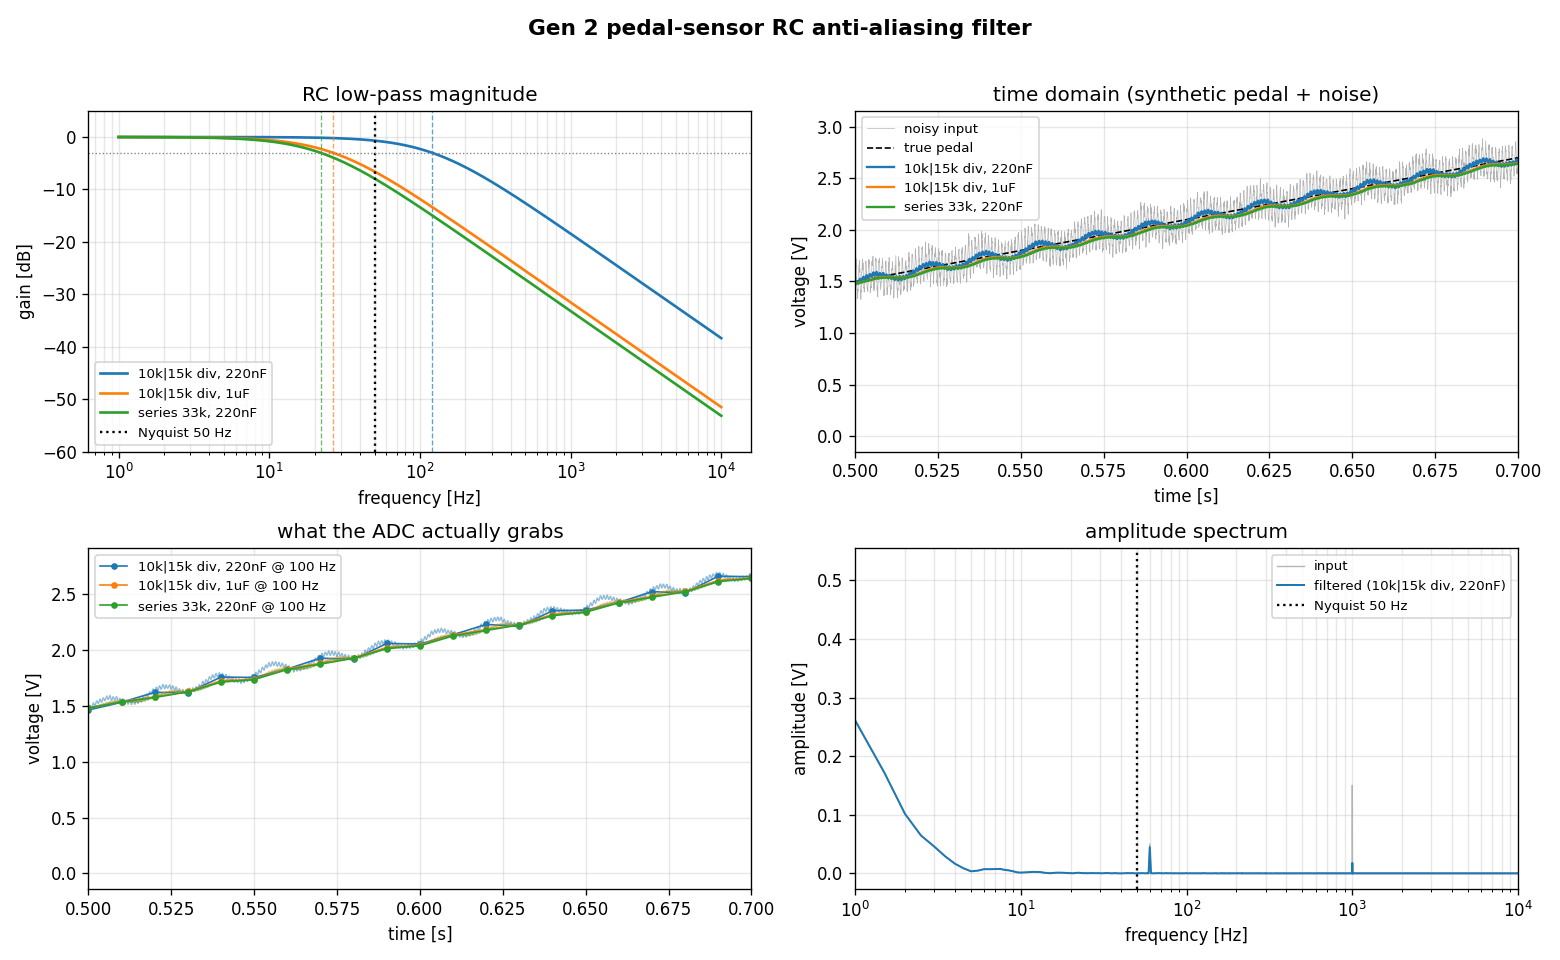

Reproduce this figure in Python.
#!/usr/bin/env python3
"""
RC anti-aliasing filter simulator for the Gen 2 pedal sensor chain.

Models the first-order RC low-pass that sits between the sensor voltage
divider and the STM32 ADC, sampled at 100 Hz. Shows, for one or more
R/C variants:

  1. Bode magnitude  -> where the corner (fc) sits vs. the 50 Hz Nyquist line
  2. Time domain     -> noisy analog input vs. filtered output
  3. ADC view        -> what the converter actually grabs at 100 Hz
  4. Spectrum        -> input vs. filtered FFT, i.e. how much noise is killed

Swap the synthetic input for logged bench data with --csv (see CSV MODE).

Deps: numpy, scipy, matplotlib   (python3 rc_filter_sim.py)

Note on the model: this treats R as the Thevenin resistance the cap sees.
For a divider that is R_top || R_bottom (e.g. 10k||15k = 6k). For a divider
followed by a dedicated series R into the ADC pin, use that series R instead.
"""

import argparse
import os
import sys
import tempfile

# Use a writable matplotlib cache dir (the default ~/.matplotlib may be locked),
# in the system temp dir so we don't drop a cache folder into the repo.
os.environ.setdefault("MPLCONFIGDIR", os.path.join(tempfile.gettempdir(), "mpl-cache-fsae"))

import numpy as np
import matplotlib

# Use the non-interactive backend when we're only saving a PNG (also avoids GUI
# crashes in headless / sandboxed runs). With a window the OS default is kept.
if "--no-show" in sys.argv:
    matplotlib.use("Agg")

import matplotlib.pyplot as plt
from scipy import signal


# ----------------------------------------------------------------------------
# CONFIG -- edit these to explore your design
# ----------------------------------------------------------------------------

# Filter variants to compare. Each is (label, R_ohms, C_farads).
# R = Thevenin resistance the cap sees (divider R_top || R_bottom, or a series R).
VARIANTS = [
    ("10k|15k div, 220nF", 6e3, 220e-9),   # fc ~ 121 Hz  -> above Nyquist, under-filters
    ("10k|15k div, 1uF",   6e3, 1e-6),      # fc ~  27 Hz  -> good default
    ("series 33k, 220nF",  33e3, 220e-9),   # fc ~  22 Hz  -> small/better cap route
]

FS_ADC = 100.0        # ADC sample rate [Hz] -> Nyquist = FS_ADC / 2
FS_SIM = 20_000.0     # high "analog" sim rate to represent the continuous input [Hz]
T_END = 2.0           # sim duration [s]

# Synthetic pedal input + injected noise (ignored in CSV mode).
PEDAL_REST_V = 1.5         # resting output [V]
PEDAL_TRAVEL_V = 1.2       # added at full press [V]
PRESS_START_S = 0.5        # when the press begins [s]
PRESS_DUR_S = 0.20         # how long the press ramp takes [s]
EMI_HZ, EMI_V = 1000.0, 0.15   # inverter / switching pickup
MAINS_HZ, MAINS_V = 60.0, 0.05  # low-freq pickup
WHITE_V = 0.03                  # broadband noise (1-sigma) [V]

ZOOM = (0.50, 0.70)   # x-limits [s] for the time-domain plots
SEED = 0              # RNG seed for repeatable noise
SAVE_PATH = os.path.join(os.path.dirname(__file__), "rc_filter_sim.png")


# ----------------------------------------------------------------------------
# Core helpers
# ----------------------------------------------------------------------------

def lowpass(r, c):
    """First-order RC low-pass H(s) = 1 / (1 + sRC)."""
    return signal.TransferFunction([1.0], [r * c, 1.0])


def fc_of(r, c):
    return 1.0 / (2.0 * np.pi * r * c)


def make_input(t):
    """Synthetic pedal press + injected noise."""
    rng = np.random.default_rng(SEED)
    ramp = np.clip((t - PRESS_START_S) / PRESS_DUR_S, 0.0, 1.0)
    pedal = PEDAL_REST_V + PEDAL_TRAVEL_V * ramp
    noise = (
        EMI_V * np.sin(2 * np.pi * EMI_HZ * t)
        + MAINS_V * np.sin(2 * np.pi * MAINS_HZ * t)
        + WHITE_V * rng.standard_normal(t.size)
    )
    return pedal, pedal + noise


def half_spectrum(x, fs):
    """Single-sided amplitude spectrum."""
    n = x.size
    win = np.hanning(n)
    X = np.fft.rfft((x - x.mean()) * win)
    f = np.fft.rfftfreq(n, 1.0 / fs)
    amp = (2.0 / np.sum(win)) * np.abs(X)
    return f, amp


def load_csv(path):
    """CSV MODE: expects columns time_s,voltage (header optional)."""
    data = np.genfromtxt(path, delimiter=",", names=True)
    cols = data.dtype.names
    t = data[cols[0]].astype(float)
    v = data[cols[1]].astype(float)
    fs = 1.0 / np.median(np.diff(t))
    return t, v, fs


# ----------------------------------------------------------------------------
# Plotting
# ----------------------------------------------------------------------------

def main():
    ap = argparse.ArgumentParser(description=__doc__,
                                 formatter_class=argparse.RawDescriptionHelpFormatter)
    ap.add_argument("--csv", help="log file with columns time_s,voltage to filter instead of synthetic input")
    ap.add_argument("--no-show", action="store_true", help="save PNG only, don't open a window")
    args = ap.parse_args()

    nyq = FS_ADC / 2.0

    if args.csv:
        t, vin, fs_sim = load_csv(args.csv)
        clean = None
        title_src = os.path.basename(args.csv)
    else:
        fs_sim = FS_SIM
        t = np.arange(0.0, T_END, 1.0 / fs_sim)
        clean, vin = make_input(t)
        title_src = "synthetic pedal + noise"

    print(f"{'variant':24s} {'R':>8s} {'C':>8s} {'fc':>9s}")
    for label, r, c in VARIANTS:
        print(f"{label:24s} {r/1e3:6.1f}k {c*1e9:6.0f}n {fc_of(r, c):7.1f} Hz")
    print(f"\nADC fs = {FS_ADC:.0f} Hz  ->  Nyquist = {nyq:.0f} Hz")

    fig, ax = plt.subplots(2, 2, figsize=(13, 8))
    ax_bode, ax_time, ax_adc, ax_fft = ax[0, 0], ax[0, 1], ax[1, 0], ax[1, 1]

    # 1) Bode magnitude for every variant.
    w = 2 * np.pi * np.logspace(0, 4, 3000)
    for label, r, c in VARIANTS:
        _, mag, _ = signal.bode(lowpass(r, c), w=w)
        line, = ax_bode.semilogx(w / (2 * np.pi), mag, lw=1.6, label=label)
        ax_bode.axvline(fc_of(r, c), color=line.get_color(), ls="--", lw=0.8, alpha=0.7)
    ax_bode.axvline(nyq, color="k", ls=":", lw=1.4, label=f"Nyquist {nyq:.0f} Hz")
    ax_bode.axhline(-3, color="gray", ls=":", lw=0.8)
    ax_bode.set(title="RC low-pass magnitude", xlabel="frequency [Hz]", ylabel="gain [dB]",
                ylim=(-60, 5))
    ax_bode.grid(True, which="both", alpha=0.3)
    ax_bode.legend(fontsize=8)

    # 2) Time domain: noisy input vs filtered output (per variant).
    ax_time.plot(t, vin, color="0.7", lw=0.4, label="noisy input")
    if clean is not None:
        ax_time.plot(t, clean, "k--", lw=1.0, label="true pedal")
    filtered = {}
    for label, r, c in VARIANTS:
        _, vout, _ = signal.lsim(lowpass(r, c), U=vin, T=t)
        filtered[label] = vout
        ax_time.plot(t, vout, lw=1.4, label=label)
    ax_time.set(title=f"time domain ({title_src})", xlabel="time [s]", ylabel="voltage [V]",
                xlim=ZOOM)
    ax_time.grid(True, alpha=0.3)
    ax_time.legend(fontsize=8)

    # 3) ADC view: what the converter samples at 100 Hz, for every variant.
    ts = np.arange(t[0], t[-1], 1.0 / FS_ADC)
    for i, (label, r, c) in enumerate(VARIANTS):
        color = f"C{i}"
        vout = filtered[label]
        vsamp = np.interp(ts, t, vout)
        ax_adc.plot(t, vout, lw=0.8, color=color, alpha=0.5)
        ax_adc.plot(ts, vsamp, "o-", ms=3, lw=1.0, color=color, label=f"{label} @ {FS_ADC:.0f} Hz")
    ax_adc.set(title="what the ADC actually grabs", xlabel="time [s]", ylabel="voltage [V]",
               xlim=ZOOM)
    ax_adc.grid(True, alpha=0.3)
    ax_adc.legend(fontsize=8)

    # 4) Spectrum: input vs filtered (first variant) -> noise rejection.
    ref_label = VARIANTS[0][0]
    f_in, a_in = half_spectrum(vin, fs_sim)
    f_out, a_out = half_spectrum(filtered[ref_label], fs_sim)
    ax_fft.semilogx(f_in, a_in, color="0.7", lw=0.8, label="input")
    ax_fft.semilogx(f_out, a_out, color="C0", lw=1.2, label=f"filtered ({ref_label})")
    ax_fft.axvline(nyq, color="k", ls=":", lw=1.4, label=f"Nyquist {nyq:.0f} Hz")
    ax_fft.set(title="amplitude spectrum", xlabel="frequency [Hz]", ylabel="amplitude [V]",
               xlim=(1, fs_sim / 2))
    ax_fft.grid(True, which="both", alpha=0.3)
    ax_fft.legend(fontsize=8)

    fig.suptitle("Gen 2 pedal-sensor RC anti-aliasing filter", fontsize=13, fontweight="bold")
    fig.tight_layout(rect=(0, 0, 1, 0.97))
    fig.savefig(SAVE_PATH, dpi=120)
    print(f"\nsaved plot -> {SAVE_PATH}")
    if not args.no_show:
        plt.show()


if __name__ == "__main__":
    main()
